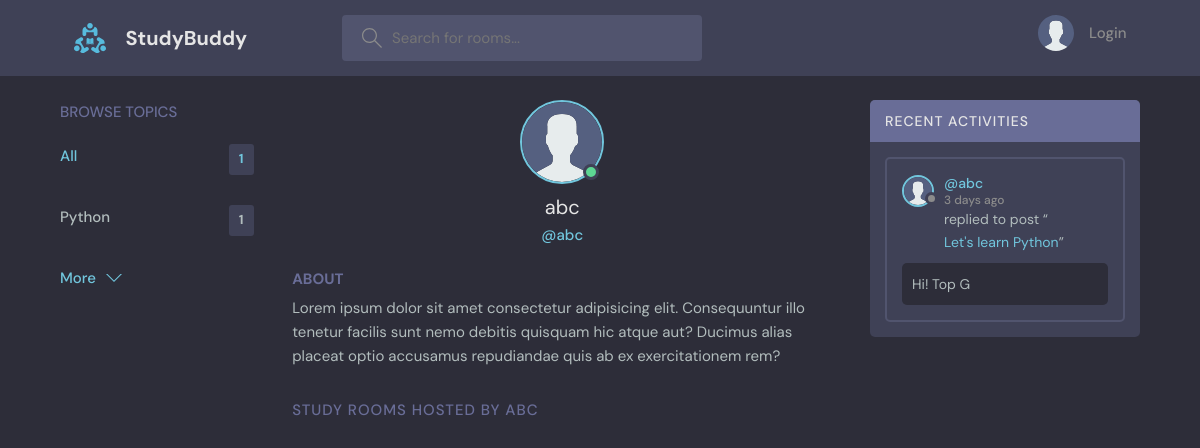
Screenshot of /profile/3/ with the database file from the repository.
### base/models.py (models this page shows, shortened)
class Topic(models.Model):
    name = models.CharField(max_length=200)

class User(AbstractUser):
    username = models.CharField(max_length=20)
    name = models.CharField(max_length=200, null=True, blank=True)
    email = models.EmailField(unique=True)
    bio = models.TextField(null=True, blank=True)
    avatar = models.ImageField(default='avatar.jpg')
    USERNAME_FIELD = 'email'
    REQUIRED_FIELDS = [username, email]
    def __str__(self):
        return self.username

class Message(models.Model):
    user = models.ForeignKey(User, on_delete=models.CASCADE)
    room = models.ForeignKey(Room, on_delete=models.CASCADE)
    body = models.TextField()
    updated = models.DateTimeField(auto_now=True)
    created = models.DateTimeField(auto_now_add=True)
    class Meta:
        ordering = ['-updated', '-created']
    def __str__(self):
        return self.body[:50]

class Room(models.Model):
    host = models.ForeignKey(User, on_delete=models.SET_NULL, null=True)
    topic = models.ForeignKey(Topic, on_delete=models.SET_NULL, null=True)
    name = models.CharField(max_length=200)
    description = models.TextField(null=True, blank=True)
    updated = models.DateTimeField(auto_now=True)
    created = models.DateTimeField(auto_now_add=True)
    participants = models.ManyToManyField(User, related_name='participants', blank=True)
    class Meta:
        ordering = ['-updated', '-created']
    def __str__(self):
        return self.name

### base/views.py (the view)
# urls.py: path('profile/<str:pk>/', views.userProfile, name='user-profile'),
def userProfile(request, pk):
    user = User.objects.get(id=pk)
    rooms = user.room_set.all()
    room_messages = user.message_set.all()
    room_count = Room.objects.all().count()
    topics = Topic.objects.all()
    context = {'user':user, 'rooms':rooms, 'room_messages':room_messages, 'room_count':room_count, 'topics':topics}
    return render(request, 'base/profile.html', context)

### base/templates/base/profile.html (shortened to what this page needs)
{%extends 'main.html'%}
{%block content%}
  <main class="profile-page layout layout--3">
    <div class="container">
      {%include 'base/topics_component.html'%}
      <div class="roomList">
        <div class="profile">
          <div class="profile__avatar">
            <div class="avatar avatar--large active">
              <img src="{{user.avatar.url}}" />
            </div>
          </div>
          <div class="profile__info">
            <h3>{{user.username}}</h3>
            <p>@{{user.username}}</p>
          </div>
          <div class="profile__about">
            <h3>About</h3>
            <p>
              Lorem ipsum dolor sit amet consectetur adipisicing elit. Consequuntur illo tenetur
              facilis sunt nemo debitis quisquam hic atque aut? Ducimus alias placeat optio
              accusamus repudiandae quis ab ex exercitationem rem?
            </p>
          </div>
        </div>
        <div class="roomList__header">
          <div>
            <h2>Study Rooms Hosted by {{user.username}}</a>
            </h2>
          </div>
        </div>
      </div>
      {%include 'base/activity_component.html'%}
    </div>
  </main>
{%endblock%}

### base/templates/base/topics_component.html
<div class="topics">
    <div class="topics__header">
      <h2>Browse Topics</h2>
    </div>
    <ul class="topics__list">
      <li>
        <a href="{%url 'home' %}" class="active">All <span>{{room_count}}</span></a>
      </li>
      {% for topic in topics %}
      <li>
        <a href="{% url 'home'%}?q={{ topic.name }}">{{ topic.name }}<span>{{ topic.room_set.all.count }}</span></a>
      </li>
      {% endfor %}
    </ul>
    <a class="btn btn--link" href="{%url 'topic'%}">
      More
      <svg version="1.1" xmlns="http://www.w3.org/2000/svg" width="32" height="32" viewBox="0 0 32 32">
        <title>chevron-down</title>
        <path d="M16 21l-13-13h-3l16 16 16-16h-3l-13 13z"></path>
      </svg>
    </a>
</div>

### base/templates/base/activity_component.html (shortened to what this page needs)
<div class="activities">
    <div class="activities__header">
      <h2>Recent Activities</h2>
    </div>
    {%for message in room_messages %}
    <div class="activities__box">
      <div class="activities__boxHeader roomListRoom__header">
        <a href="{% url 'user-profile' message.user.id %}" class="roomListRoom__author">
          <div class="avatar avatar--small">
            <img src="{{message.user.avatar.url}}" />
          </div>
          <p>
            @{{message.user}}
            <span>{{message.created|timesince}} ago</span>
          </p>
        </a>
      </div>
      <div class="activities__boxContent">
        <p>replied to post “<a href="{% url 'room' message.room.id %}">{{message.room}}</a>”</p>
        <div class="activities__boxRoomContent">
          {{message}}
        </div>
      </div>
    </div>
    {%endfor%}
</div>

### rows the page displays
Topic: name "Python", room_set.all.count "1"
User: avatar (placeholder picture), username "abc", username "ABC"
Message: user.avatar (placeholder picture), user "abc", created "3 days", room "Let's learn Python", body "Hi! Top G"

### other values shown
{{ room_count }} "1"
